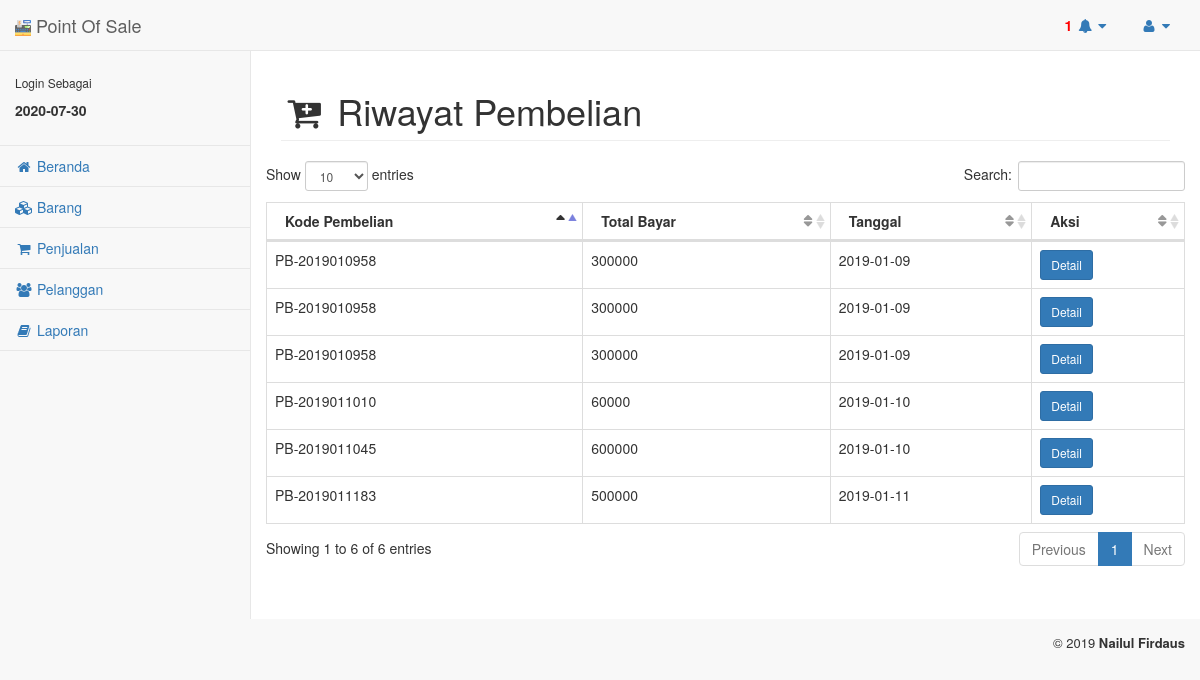
The app's page /?page=laporan&aksi=riwayat_pembelian (signed in) with its own data.
### tables this page shows
CREATE TABLE `tb_pembelian_detail` (
  `kode_pembelian` varchar(20) NOT NULL,
  `total` int(11) NOT NULL,
  `bayar` int(11) NOT NULL,
  `kembalian` int(11) NOT NULL,
  `tanggal` date NOT NULL
);

### laporan/riwayat_pembelian.php (the view)
<div class="row">
    <div class="col-lg-12">
        <h1 class="page-header"><i class="fa fa-cart-plus fa-fw"></i> Riwayat Pembelian</h1>
    </div>
</div>
<div class="row">
    <table class="table table-responsive table-bordered" id="tables">
        <thead>
            <tr>
                <th>Kode Pembelian</th>
                <th>Total Bayar</th>
                <th>Tanggal</th>
                <th>Aksi</th>
            </tr>
        </thead>
        <tbody>
            <?php
            $query = mysqli_query($koneksi, "SELECT * FROM tb_pembelian_detail");
            while($row = mysqli_fetch_array($query)) {
            ?>
                <tr>
                    <td><?php echo $row['kode_pembelian'] ?></td>
                    <td><?php echo $row['total'] ?></td>
                    <td><?php echo $row['tanggal'] ?></td>
                    <td>
                        <a href="?page=laporan&aksi=detail_pembelian&kode=<?php echo $row['kode_pembelian'] ?>" class="btn btn-sm btn-primary">Detail</a>
                    </td>
                </tr>
            <?php } ?>
        </tbody>
    </table>
</div>

### records on screen
tb_pembelian_detail: kode_pembelian "PB-2019010958", total "300000", tanggal "2019-01-09"
tb_pembelian_detail: kode_pembelian "PB-2019010958", total "300000", tanggal "2019-01-09"
tb_pembelian_detail: kode_pembelian "PB-2019010958", total "300000", tanggal "2019-01-09"
tb_pembelian_detail: kode_pembelian "PB-2019011010", total "60000", tanggal "2019-01-10"
tb_pembelian_detail: kode_pembelian "PB-2019011045", total "600000", tanggal "2019-01-10"
tb_pembelian_detail: kode_pembelian "PB-2019011183", total "500000", tanggal "2019-01-11"

### other values on screen
$ambil2['barang'] "1"
